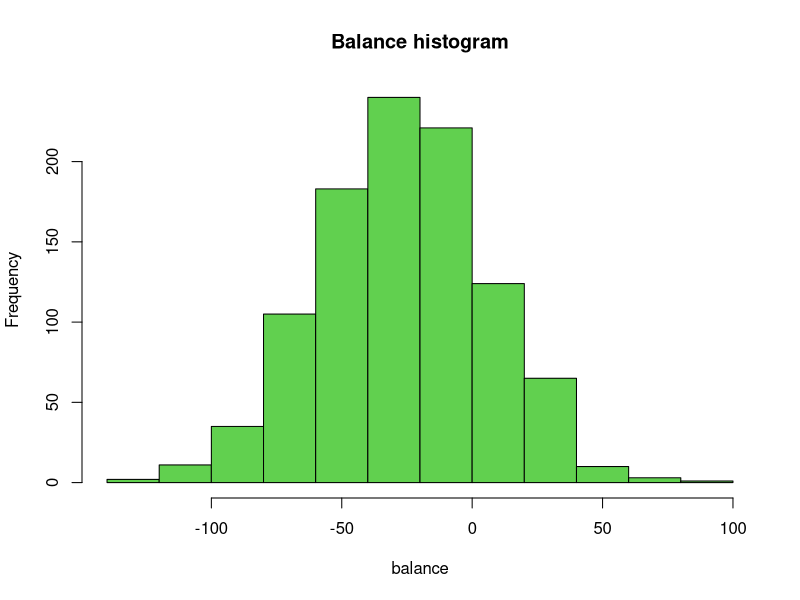

Reproduce this figure in R.
## ---- chunk 1
roulette <- function(){
  n = 1000 #statymų skaičius
  a = 18/37 #tikimybe statant ant raudonos spalvos arba juodos
  b = 19/37 #tikimybe nepasirinktos statyti spalvos ir zalios
  winnings <- sum(sample(c(1,-1), size = n, replace=TRUE, prob=c(a,b)))
  return(winnings)
}
## ---- chunk 2
balance<-replicate(1000,roulette())
# is grafiko galime matyti, kad turi normaluji skirstini ir vidurkis truputi virs 0,
#o tikimybe laimeti didelia suma labai maza
hist(balance, main = "Balance histogram", col = 3)
mean(balance > 0) #tikimybė
## ---- chunk 3
quantile(balance, 0.25)
